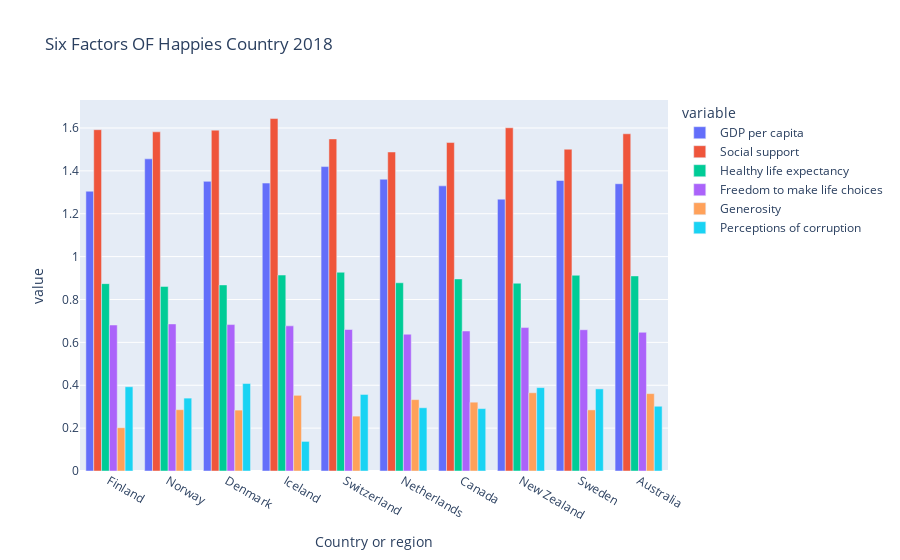

The notebook cell this image was saved under:
### Code cell
# char = px.bar(df_4[:10], x = 'Country or region', y = 'Score')
# char.show()

char = px.bar(df_4[:10], 
              x='Country or region', 
              y = ['GDP per capita', 
                   'Social support', 
                   'Healthy life expectancy', 
                   'Freedom to make life choices', 
                   'Generosity', 
                   'Perceptions of corruption'
                  ],
              barmode = 'group',
              title="Six Factors OF Happies Country 2018"
             )
char.show()

### Figure 1 — Plotly figure (JSON) as saved in the notebook; plotly's stock layout.template omitted (floating-point values rounded to 4 significant figures)
{"data": [{"alignmentgroup": "True", "hovertemplate": "variable=GDP per capita<br>Country or region=%{x}<br>value=%{y}<extra></extra>", "legendgroup": "GDP per capita", "marker": {"color": "#636efa", "pattern": {"shape": ""}}, "name": "GDP per capita", "offsetgroup": "GDP per capita", "orientation": "v", "showlegend": true, "textposition": "auto", "type": "bar", "x": ["Finland", "Norway", "Denmark", "Iceland", "Switzerland", "Netherlands", "Canada", "New Zealand", "Sweden", "Australia"], "xaxis": "x", "y": [1.305, 1.456, 1.351, 1.343, 1.42, 1.361, 1.33, 1.268, 1.355, 1.34], "yaxis": "y"}, {"alignmentgroup": "True", "hovertemplate": "variable=Social support<br>Country or region=%{x}<br>value=%{y}<extra></extra>", "legendgroup": "Social support", "marker": {"color": "#EF553B", "pattern": {"shape": ""}}, "name": "Social support", "offsetgroup": "Social support", "orientation": "v", "showlegend": true, "textposition": "auto", "type": "bar", "x": ["Finland", "Norway", "Denmark", "Iceland", "Switzerland", "Netherlands", "Canada", "New Zealand", "Sweden", "Australia"], "xaxis": "x", "y": [1.592, 1.582, 1.59, 1.644, 1.549, 1.488, 1.532, 1.601, 1.501, 1.573], "yaxis": "y"}, {"alignmentgroup": "True", "hovertemplate": "variable=Healthy life expectancy<br>Country or region=%{x}<br>value=%{y}<extra></extra>", "legendgroup": "Healthy life expectancy", "marker": {"color": "#00cc96", "pattern": {"shape": ""}}, "name": "Healthy life expectancy", "offsetgroup": "Healthy life expectancy", "orientation": "v", "showlegend": true, "textposition": "auto", "type": "bar", "x": ["Finland", "Norway", "Denmark", "Iceland", "Switzerland", "Netherlands", "Canada", "New Zealand", "Sweden", "Australia"], "xaxis": "x", "y": [0.874, 0.861, 0.868, 0.914, 0.927, 0.878, 0.896, 0.876, 0.913, 0.91], "yaxis": "y"}, {"alignmentgroup": "True", "hovertemplate": "variable=Freedom to make life choices<br>Country or region=%{x}<br>value=%{y}<extra></extra>", "legendgroup": "Freedom to make life choices", "marker": {"color": "#ab63fa", "pattern": {"shape": ""}}, "name": "Freedom to make life choices", "offsetgroup": "Freedom to make life choices", "orientation": "v", "showlegend": true, "textposition": "auto", "type": "bar", "x": ["Finland", "Norway", "Denmark", "Iceland", "Switzerland", "Netherlands", "Canada", "New Zealand", "Sweden", "Australia"], "xaxis": "x", "y": [0.681, 0.686, 0.683, 0.677, 0.66, 0.638, 0.653, 0.669, 0.659, 0.647], "yaxis": "y"}, {"alignmentgroup": "True", "hovertemplate": "variable=Generosity<br>Country or region=%{x}<br>value=%{y}<extra></extra>", "legendgroup": "Generosity", "marker": {"color": "#FFA15A", "pattern": {"shape": ""}}, "name": "Generosity", "offsetgroup": "Generosity", "orientation": "v", "showlegend": true, "textposition": "auto", "type": "bar", "x": ["Finland", "Norway", "Denmark", "Iceland", "Switzerland", "Netherlands", "Canada", "New Zealand", "Sweden", "Australia"], "xaxis": "x", "y": [0.202, 0.286, 0.284, 0.353, 0.256, 0.333, 0.321, 0.365, 0.285, 0.361], "yaxis": "y"}, {"alignmentgroup": "True", "hovertemplate": "variable=Perceptions of corruption<br>Country or region=%{x}<br>value=%{y}<extra></extra>", "legendgroup": "Perceptions of corruption", "marker": {"color": "#19d3f3", "pattern": {"shape": ""}}, "name": "Perceptions of corruption", "offsetgroup": "Perceptions of corruption", "orientation": "v", "showlegend": true, "textposition": "auto", "type": "bar", "x": ["Finland", "Norway", "Denmark", "Iceland", "Switzerland", "Netherlands", "Canada", "New Zealand", "Sweden", "Australia"], "xaxis": "x", "y": [0.393, 0.34, 0.408, 0.138, 0.357, 0.295, 0.291, 0.389, 0.383, 0.302], "yaxis": "y"}], "layout": {"autosize": true, "barmode": "group", "legend": {"title": {"text": "variable"}, "tracegroupgap": 0}, "title": {"text": "Six Factors OF Happies Country 2018"}, "xaxis": {"anchor": "y", "autorange": true, "domain": [0, 1], "range": [-0.5, 9.5], "title": {"text": "Country or region"}, "type": "category"}, "yaxis": {"anchor": "x", "autorange": true, "domain": [0, 1], "range": [0, 1.731], "title": {"text": "value"}, "type": "linear"}}}
